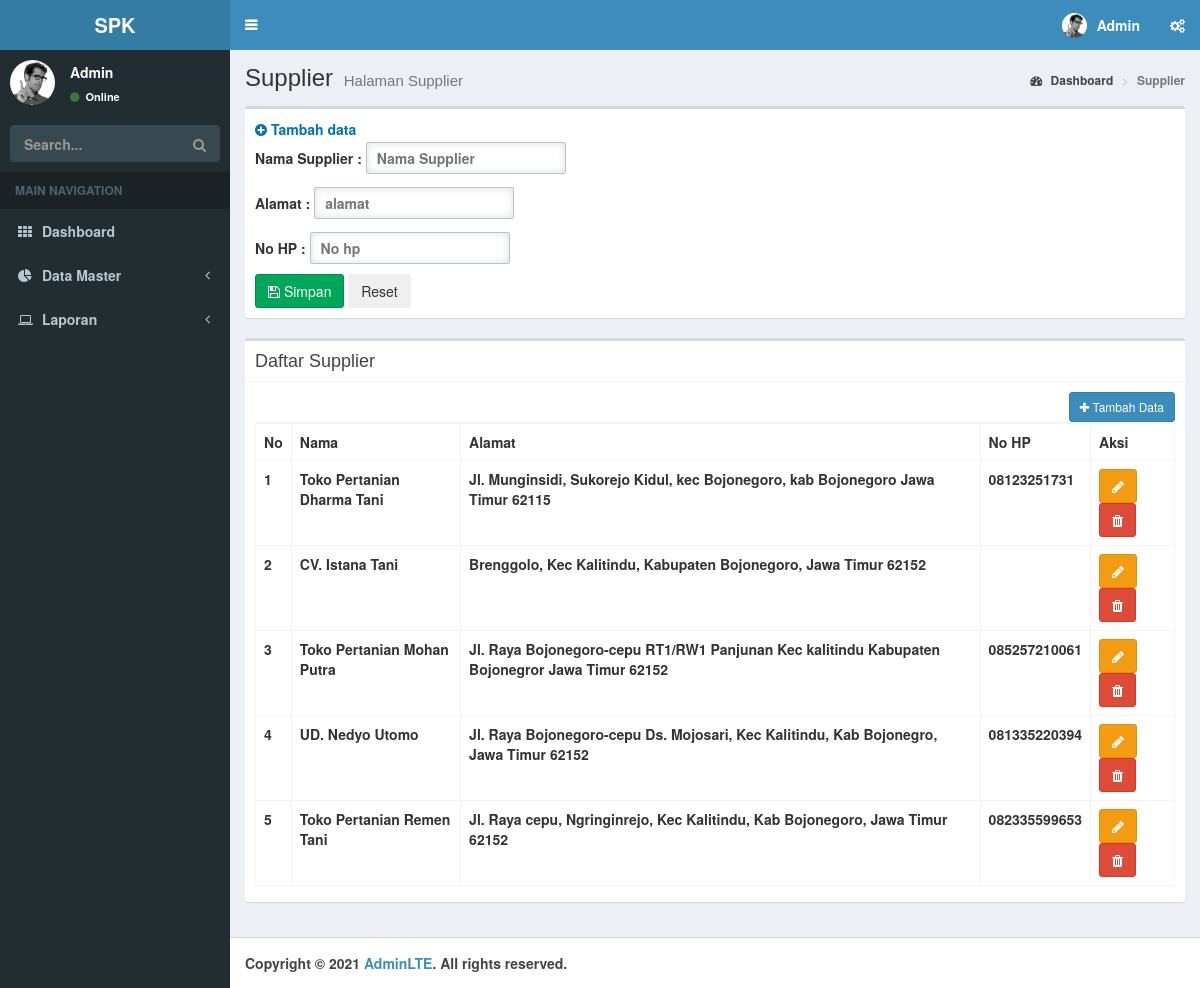
The app's page /?page=supplier (signed in) with its own data.
### tables this page shows
CREATE TABLE `supplier` (
  `id_supplier` int(3) NOT NULL,
  `nama_supplier` varchar(50) NOT NULL,
  `alamat` varchar(150) NOT NULL,
  `no_hp` varchar(12) NOT NULL
);

### page/supplier.php (the view)
<div class="content-wrapper">
    <section class="content-header">
      <h1>
        Supplier
        <small>Halaman Supplier</small>
      </h1>
      <ol class="breadcrumb">
        <li><a href="#"><i class="fa fa-dashboard"></i> Dashboard</a></li>
        <li class="active">Supplier</li>
      </ol>
    </section>
    <section class="content">
        <div class="box">
        <div class="box-body">
            <?php
                if (@htmlspecialchars($_GET['aksi'])=='ubah'){
                    include 'ubahsupplier.php';
                }else{
                    include 'tambahsupplier.php';
                }
            ?>
        </div>
        </div>
        <div class="box">
            <div class="box-header with-border">
              <h3 class="box-title">Daftar Supplier</h3>
            </div>
            <div class="box-body">
             <a href="./?page=supplier"><button class="btn btn-sm btn-primary pull-right mb-2"><i class="fa fa-plus"></i> Tambah Data</button></a>
              <table class="table table-bordered">
                <tr>
                    <th>No</th><th>Nama</th><th>Alamat</th><th>No HP</th><th>Aksi</th>
                </tr>
                <tbody>
                <?php
                        $query="SELECT * FROM supplier";
                        $execute=$konek->query($query);
                        if ($execute->num_rows > 0){
                            $no=1;
                            while($data=$execute->fetch_array(MYSQLI_ASSOC)){
                                echo"
                                <tr id='data'>
                                    <td>$no</td>
                                    <td>$data[nama_supplier]</td>
                                    <td>$data[alamat]</td>
                                    <td>$data[no_hp]</td>
                                    <td>
                                    <div class='norebuttom'>
                                    <a class=\"btn btn-warning\" href='./?page=supplier&aksi=ubah&id=".$data['id_supplier']."'><i class='fa fa-pencil'></i></a>
                                    <a class=\"btn btn-danger\" data-a=".$data['nama_supplier']." id='hapus' href='./proses/proseshapus.php/?op=supplier&id=".$data['id_supplier']."'><i class='fa fa-trash'></i></a>
                                    </div></td>
                                </tr>";
                                $no++;
                            }
                        }else{
                            echo "<tr><td  class='text-center text-green' colspan='3'>Kosong</td></tr>";
                        }
                        ?>
                </tbody>
              </table>
            </div>
          </div>
    </section>
    </div>

### index.php (shortened to what this page needs)
<?php
if (empty($_SESSION['user']) AND empty($_SESSION['pass'])){
    include 'login.php';
}else{
    include 'admin.php';
}

### admin.php (shortened to what this page needs)
<!DOCTYPE html>
<html>
<head>
    <link rel="stylesheet" href="<?= BASE ?>bower_components/bootstrap/dist/css/bootstrap.min.css">
  <link rel="stylesheet" href="<?= BASE ?>bower_components/datatables.net-bs/css/dataTables.bootstrap.min.css">
  <link rel="stylesheet" href="<?= BASE ?>bower_components/font-awesome/css/font-awesome.min.css">
  <link rel="stylesheet" href="<?= BASE ?>bower_components/Ionicons/css/ionicons.min.css">
  <link rel="stylesheet" href="<?= BASE ?>dist/css/AdminLTE.min.css">
  <link rel="stylesheet" href="<?= BASE ?>dist/css/skins/_all-skins.min.css">
  <link rel="stylesheet" href="<?= BASE ?>bower_components/morris.js/morris.css">
  <link rel="stylesheet" href="<?= BASE ?>bower_components/jvectormap/jquery-jvectormap.css">
  <link rel="stylesheet" href="<?= BASE ?>bower_components/bootstrap-datepicker/dist/css/bootstrap-datepicker.min.css">
  <link rel="stylesheet" href="<?= BASE ?>bower_components/bootstrap-daterangepicker/daterangepicker.css">
  <link rel="stylesheet" href="<?= BASE ?>plugins/bootstrap-wysihtml5/bootstrap3-wysihtml5.min.css">
</head>
<body class="hold-transition skin-blue sidebar-mini">
<div class="wrapper">
  <header class="main-header">
    <a href="index2.html" class="logo">
      <span class="logo-lg"><b>SPK</span>
    </a>
    <nav class="navbar navbar-static-top">
      <a href="#" class="sidebar-toggle" data-toggle="push-menu" role="button">
      </a>
      <div class="navbar-custom-menu">
        <ul class="nav navbar-nav">
          <li class="dropdown user user-menu">
            <a href="#" class="dropdown-toggle" data-toggle="dropdown">
              <img src="<?= BASE ?>dist/img/user2-160x160.jpg" class="user-image" alt="User Image">
              <span class="hidden-xs"><?= $_SESSION['user'] ?></span>
            </a>
          </li>
          <li>
            <a href="#" data-toggle="control-sidebar"><i class="fa fa-gears"></i></a>
          </li>
        </ul>
      </div>
    </nav>
  </header>
  <?php include "side.php"  ?>
  <?php include "page.php"?>
  <?php include "footer.php"?>
</div>
</body>
</html>
</body>
</html>

### side.php (shortened to what this page needs)
<aside class="main-sidebar">
    <section class="sidebar">
      <div class="user-panel">
        <div class="pull-left image">
          <img src="<?= BASE ?>dist/img/user2-160x160.jpg" class="img-circle" alt="User Image">
        </div>
        <div class="pull-left info">
          <p><?= $_SESSION['user'] ?></p>
          <a href="#"><i class="fa fa-circle text-success"></i> Online</a>
        </div>
      </div>
      <form action="#" method="get" class="sidebar-form">
        <div class="input-group">
          <input type="text" name="q" class="form-control" placeholder="Search...">
          <span class="input-group-btn">
                <button type="submit" name="search" id="search-btn" class="btn btn-flat"><i class="fa fa-search"></i>
                </button>
              </span>
        </div>
      </form>
      <ul class="sidebar-menu" data-widget="tree">
        <li class="header">MAIN NAVIGATION</li>
        <li>
          <a href="./?page=beranda">
            <i class="fa fa-th"></i> <span>Dashboard</span>
          </a>
        </li>
        <li class="treeview">
          <a href="#">
            <i class="fa fa-pie-chart"></i>
            <span>Data Master</span>
            <span class="pull-right-container">
              <i class="fa fa-angle-left pull-right"></i>
            </span>
          </a>
        </li>
        <li class="treeview">
          <a href="#">
            <i class="fa fa-laptop"></i>
            <span>Laporan</span>
            <span class="pull-right-container">
              <i class="fa fa-angle-left pull-right"></i>
            </span>
          </a>
        </li>
      </ul>
    </section>
  </aside>

### page.php (shortened to what this page needs)
<?php
$page=htmlspecialchars(@$_GET['page']);
switch ($page){
    case 'supplier':
        include 'page/supplier.php';
        break;
}

### page/tambahsupplier.php (shortened to what this page needs)
<div class="panel-top">
    <b class="text-blue"><i class="fa fa-plus-circle text-blue"></i> Tambah data</b>
</div>
<form id="form" method="POST" action="./proses/prosestambah.php">
    <div class="panel-middle">
        <div class="group-input">
            <label for="supplier" >Nama Supplier :</label>
            <input type="text" class="form-custom" required autocomplete="off" placeholder="Nama Supplier" id="supplier" name="supplier">
        </div>
        <div class="group-input">
            <label for="alamat" >Alamat :</label>
            <input type="text" class="form-custom" required placeholder="alamat" id="alamat" name="alamat">
        </div>
        <div class="group-input">
            <label for="no_hp" >No HP :</label>
            <input type="numeric" class="form-custom" required placeholder="No hp" id="no_hp" name="no_hp">
        </div>
    </div>
    <div class="panel-bottom">
        <button type="submit" id="buttonsimpan" class="btn btn-success"><i class="fa fa-save"></i> Simpan</button>
        <button type="reset" id="buttonreset" class="btn btn-secondary">Reset</button>
    </div>
</form>

### footer.php (shortened to what this page needs)
<footer class="main-footer">
    <strong>Copyright &copy; 2021 <a href="https://adminlte.io">AdminLTE</a>.</strong> All rights
    reserved.
  </footer>

### admin.php (style rules this page uses)
.form-custom { padding: 5px 10px; border: solid 1px #BDC3C7; -webkit-border-radius: 2px; -moz-border-radius: 2px; border-radius: 2px; box-sizing: border-box; box-shadow: inset 0 0 8px #d9dfe3; margin: 3px 0 10px 0; }

### records on screen
supplier: nama_supplier "Toko Pertanian Dharma Tani", alamat "Jl. Munginsidi, Sukorejo Kidul, kec Bojonegoro, kab Bojonegoro Jawa Timur 62115", no_hp "08123251731"
supplier: nama_supplier "CV. Istana Tani", alamat "Brenggolo, Kec Kalitindu, Kabupaten Bojonegoro, Jawa Timur 62152"
supplier: nama_supplier "Toko Pertanian Mohan Putra", alamat "Jl. Raya Bojonegoro-cepu RT1/RW1 Panjunan Kec kalitindu Kabupaten Bojonegror Jawa Timur 62152", no_hp "085257210061"
supplier: nama_supplier "UD. Nedyo Utomo", alamat "Jl. Raya Bojonegoro-cepu Ds. Mojosari, Kec Kalitindu, Kab Bojonegro, Jawa Timur 62152", no_hp "081335220394"
supplier: nama_supplier "Toko Pertanian Remen Tani", alamat "Jl. Raya cepu, Ngringinrejo, Kec Kalitindu, Kab Bojonegoro, Jawa Timur 62152", no_hp "082335599653"

### other values on screen
$_SESSION['user'] "Admin"
